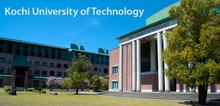
%> input picture Exp3_20221027/kut.jpg, 220 x 106 px, shrunk from 933 x 449 before the run
$ octave i1250373_kadai3.m   (GNU Octave 9; MATLAB toolbox functions it lacks are replaced by stand-ins)
%> lines starting %> are read from the running program, lines starting %| are printed output that depends on the picture
clear;
close all;

img_name = 'kut.jpg';

img = imread(img_name);
%> img is the input picture: size 106x220x3 uint8; mean R, G, B 72.9, 113.3, 117.4
gimg = 0.3*img(:,:,1) + 0.59*img(:,:,2) + 0.11*img(:,:,3);
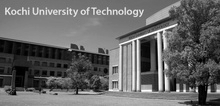
%> gimg: size 106x220 uint8; min 0, max 255, mean 101.7

imshow(gimg);

[height, width] = size(gimg);
%> height = 106; width = 220
filter = [-1 -2 -1 ; 0 0 0 ; 1 2 1];

oimg = zeros(height, width);

double(gimg);

for h = 2 : height - 1
    for w = 2 : width - 1
        for y = 1 : 3
            for x = 1 : 3
                % double * uint8 = uint8になるから，事前にuint8をキャストする
                oimg(h, w) = oimg(h, w) + double(gimg(h + y - 2, w + x - 2)) * filter(y, x);
            end
        end
    end
end
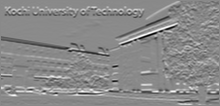
%> oimg: size 106x220 double; min -769, max 658, mean 2.3; drawn with min black and max white

% 画像に表示するためのプロセス
oimg = oimg + (255 * 4);
oimg = oimg / 8;
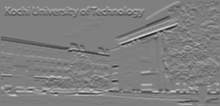
%> oimg: size 106x220 double; min 31.38, max 209.8, mean 127.8
result = uint8(oimg);
figure;
imshow(result);
